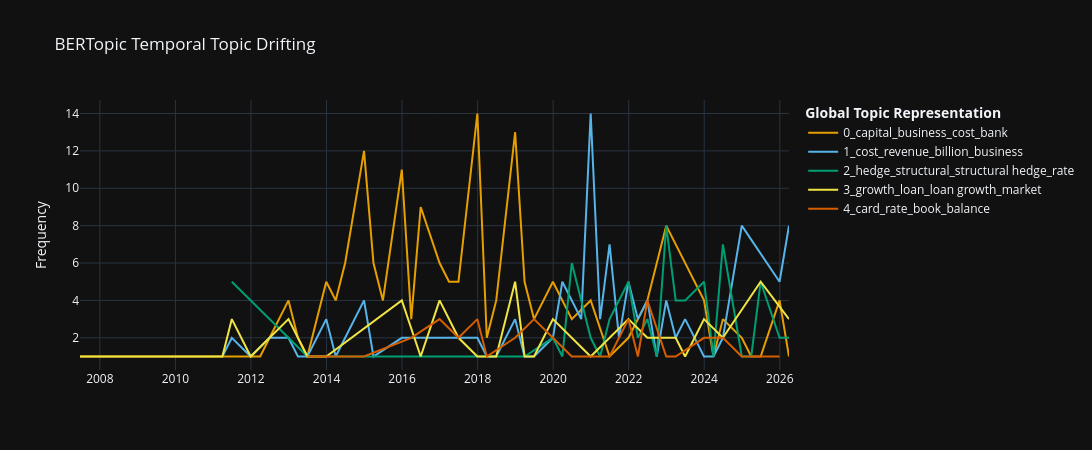

Notebook source saved alongside this figure:
### Markdown cell above
### Stage 2.4 — Temporal Topic Drifting Visualization

### Code cell
## @title 2.4 Temporal Topic Drifting Heatmap
section_header('Stage 2.4 — Temporal topic drift')
from topic_modeling import docs_from_corpus, get_or_rebuild_topic_model

if 'topic_model' not in dir() or topic_model is None:
    corpus_df = _df('corpus_analyst', corpus_df if 'corpus_df' in dir() else None)
    topic_model, _ = get_or_rebuild_topic_model(docs_from_corpus(corpus_df))

try:
    topic_df = _df('topic_delta', None)
except FileNotFoundError:
    topic_df = pd.DataFrame()

if topic_df is not None and not getattr(topic_df, 'empty', True):
    try:
        fig_temporal = topic_model.visualize_topics_over_time(topic_df)
        fig_temporal.update_layout(title='BERTopic Temporal Topic Drifting', template='plotly_dark')
        display(fig_temporal)
    except Exception as e:
        print(f'Plotly topics-over-time skipped: {e}')

    ts_col = 'Timestamp' if 'Timestamp' in topic_df.columns else topic_df.columns[0]
    topic_df = topic_df.copy()
    topic_df['Quarter'] = pd.to_datetime(topic_df[ts_col], errors='coerce').dt.to_period('Q').astype(str)
    heatmap_data = topic_df.pivot_table(
        index='Topic', columns='Quarter', values='Frequency', aggfunc='sum',
    ).fillna(0)
    fig, ax = plt.subplots(figsize=(14, 8))
    sns.heatmap(
        heatmap_data,
        cmap=sns.dark_palette(LBLUE, as_cmap=True),
        linewidths=0.5,
        linecolor=BORDER,
        ax=ax,
    )
    ax.set_ylabel('')
    ax.set_xlabel('')
    _show_plt(fig, title='Topic Frequency Across Timestamps', save_as='topic_delta_heatmap.png')
else:
    print('No topic_delta table yet — run Stage 2.2 first.')

### Figure 1 — Plotly figure (JSON) as saved in the notebook; plotly's stock layout.template omitted (floating-point values rounded to 4 significant figures)
{"data": [{"hoverinfo": "text", "hovertext": ["<b>Topic 0</b><br>Words: insurance, mortgage, vincent, stephen green, power", "<b>Topic 0</b><br>Words: holding plc, hsbc holding, plc, holding, dividend", "<b>Topic 0</b><br>Words: seen, banking, relating asset, scarff, region seen", "<b>Topic 0</b><br>Words: trade finance, finance, trade, relates trade, ii", "<b>Topic 0</b><br>Words: mitigation, chris, wonder come, marcus, tweaking", "<b>Topic 0</b><br>Words: capital, work, lot work, tier, chris", "<b>Topic 0</b><br>Words: cost, capital, tom, group, business", "<b>Topic 0</b><br>Words: capital, business, return, strategy, antony", "<b>Topic 0</b><br>Words: deduction, fund, pension fund, pension, capital", "<b>Topic 0</b><br>Words: capital, point, know, rwas, actually", "<b>Topic 0</b><br>Words: business, tushar, promotional, offer, chris", "<b>Topic 0</b><br>Words: capital, good, leverage, know, cost", "<b>Topic 0</b><br>Words: capital, business, deficit, tushar, look", "<b>Topic 0</b><br>Words: capital, billion, cost, term, point", "<b>Topic 0</b><br>Words: registered, regulation, thhe, regulated, authority", "<b>Topic 0</b><br>Words: bank, capital, business, billion, cost", "<b>Topic 0</b><br>Words: capital, equity, currency, leverage exposure, leverage", "<b>Topic 0</b><br>Words: capital, point, basis, iain, term", "<b>Topic 0</b><br>Words: capital, business, term, portfolio, point", "<b>Topic 0</b><br>Words: cost, capital, pension, ratio, tushar", "<b>Topic 0</b><br>Words: jaw, positive jaw, positive, cost, investment", "<b>Topic 0</b><br>Words: bank, capital, business, look, investment", "<b>Topic 0</b><br>Words: capital, cost, investment, share, revenue", "<b>Topic 0</b><br>Words: capital, business, model, billion dollar, dollar", "<b>Topic 0</b><br>Words: capital, growth, cost, ewen, point", "<b>Topic 0</b><br>Words: ewen, mark, business, cost, return", "<b>Topic 0</b><br>Words: capital, action, return, dividend, europe", "<b>Topic 0</b><br>Words: mda, capital, target, capital target, headroom", "<b>Topic 0</b><br>Words: buffer, agree, mda, capital, point", "<b>Topic 0</b><br>Words: say, capital, make sure, loss, sure", "<b>Topic 0</b><br>Words: announcing, buyback, headwind, wanted, clearly", "<b>Topic 0</b><br>Words: inflationary, lever, bocom, capital, helpful", "<b>Topic 0</b><br>Words: fx, payment, cost, growth, business", "<b>Topic 0</b><br>Words: capital, leveraged finance, leveraged, second, look", "<b>Topic 0</b><br>Words: capital, business, point, growth, expect", "<b>Topic 0</b><br>Words: client, capital, term, market, product", "<b>Topic 0</b><br>Words: german, merchant, merchant acquiring, acquiring, kind", "<b>Topic 0</b><br>Words: pillar, capital, budget, modest, investment", "<b>Topic 0</b><br>Words: statement, group, capital, including, change", "<b>Topic 0</b><br>Words: capital, trading, distribution, position, investment bank", "<b>Topic 0</b><br>Words: industry, additional, capital, talk, disparity", "<b>Topic 0</b><br>Words: capital, range, billion, distribution, plan", "<b>Topic 0</b><br>Words: investment, said, clearly, remember, term"], "marker": {"color": "#E69F00"}, "mode": "lines", "name": "0_capital_business_cost_bank", "type": "scatter", "x": ["2007-06-23 01:26:24", "2010-12-29 10:06:18.947368", "2011-06-30 01:15:47.368421", "2011-12-29 16:25:15.789473", "2012-03-30 00:00:00", "2012-06-29 07:34:44.210526", "2012-12-28 22:44:12.631578", "2013-03-30 06:18:56.842105", "2013-06-29 13:53:41.052631", "2013-12-29 05:03:09.473684", "2014-03-30 12:37:53.684210", "2014-06-29 20:12:37.894736", "2014-12-29 11:22:06.315789", "2015-03-30 18:56:50.526315", "2015-06-30 02:31:34.736842", "2015-12-29 17:41:03.157894", "2016-03-30 01:15:47.368421", "2016-06-29 08:50:31.578947", "2016-12-29 00:00:00", "2017-03-30 07:34:44.210526", "2017-06-29 15:09:28.421052", "2017-12-29 06:18:56.842105", "2018-03-30 13:53:41.052631", "2018-06-29 21:28:25.263157", "2018-12-29 12:37:53.684210", "2019-03-30 20:12:37.894736", "2019-06-30 03:47:22.105263", "2019-12-29 18:56:50.526315", "2020-06-29 10:06:18.947368", "2020-12-29 01:15:47.368421", "2021-06-29 16:25:15.789473", "2021-12-29 07:34:44.210526", "2022-03-30 15:09:28.421052", "2022-06-29 22:44:12.631578", "2022-12-29 13:53:41.052631", "2023-12-29 20:12:37.894736", "2024-03-30 03:47:22.105263", "2024-06-29 11:22:06.315789", "2024-12-29 02:31:34.736842", "2025-03-30 10:06:18.947368", "2025-06-29 17:41:03.157894", "2025-12-29 08:50:31.578947", "2026-03-30 16:25:15.789473"], "y": [1, 1, 1, 1, 1, 2, 4, 2, 1, 5, 4, 6, 12, 6, 4, 11, 3, 9, 6, 5, 5, 14, 2, 4, 13, 5, 3, 5, 3, 4, 1, 2, 3, 4, 8, 4, 1, 3, 2, 1, 1, 4, 1]}, {"hoverinfo": "text", "hovertext": ["<b>Topic 1</b><br>Words: far, marked market, market billion, far term, targeted cost", "<b>Topic 1</b><br>Words: billion, insurance, negative, line, billion offset", "<b>Topic 1</b><br>Words: financial, performance, future performance, contains, presentation", "<b>Topic 1</b><br>Words: cost, buffer, billion, liquid asset, comp ratio", "<b>Topic 1</b><br>Words: cost, obviously, revenue, performance, business", "<b>Topic 1</b><br>Words: ficc revenue, revenue, trend, number, ficc", "<b>Topic 1</b><br>Words: commentary, volume, trying, lot, work general", "<b>Topic 1</b><br>Words: commodity, business, revenue, cost, category", "<b>Topic 1</b><br>Words: jp, revenue, step, dtas, fairly consistent", "<b>Topic 1</b><br>Words: revenue, cost, really, fx, return risk", "<b>Topic 1</b><br>Words: cost, billion, dividend, revenue, number", "<b>Topic 1</b><br>Words: profitability group, instead, dividend, progressive, capital", "<b>Topic 1</b><br>Words: revenue, cost, perimeter, billion, value", "<b>Topic 1</b><br>Words: cost, cib, income, revenue, conscious", "<b>Topic 1</b><br>Words: cost, number, combination, ratio, like", "<b>Topic 1</b><br>Words: cost, income, asset, discrete, number", "<b>Topic 1</b><br>Words: revenue asset, cost, revenue, asset, billion", "<b>Topic 1</b><br>Words: cost, jaw, quantification, particularly, amend appropriate", "<b>Topic 1</b><br>Words: corporate lending, decline, lending, corporate, lending expect", "<b>Topic 1</b><br>Words: cib, fourth, obviously quite, adjust, return", "<b>Topic 1</b><br>Words: number, cib, tax, look like, allocation cib", "<b>Topic 1</b><br>Words: investment, regulatory, consider, programme, spend", "<b>Topic 1</b><br>Words: sense, particular interested, deutsche, cautioned, strong cib", "<b>Topic 1</b><br>Words: cost, revenue, transaction bank, transaction, dimension", "<b>Topic 1</b><br>Words: cost, revenue, second, billion, million", "<b>Topic 1</b><br>Words: cost, tax, versus, tax rate, help", "<b>Topic 1</b><br>Words: thanks taking, big, mean, taking, cost", "<b>Topic 1</b><br>Words: cost, revenue, cib, comp, income", "<b>Topic 1</b><br>Words: cost, coverage, revenue, cc, forward", "<b>Topic 1</b><br>Words: cost, revenue, look, insurance, outlook", "<b>Topic 1</b><br>Words: cost, target thank, couple cost, try manage, thank couple", "<b>Topic 1</b><br>Words: revenue, cost, cib, look, thinking", "<b>Topic 1</b><br>Words: cost, business, income, momentum, billion", "<b>Topic 1</b><br>Words: cost, target, number, said, cost target", "<b>Topic 1</b><br>Words: development, cost, wealth management, wealth, talk", "<b>Topic 1</b><br>Words: cost, billion, income, revenue, number", "<b>Topic 1</b><br>Words: cost, revenue, term, billion, basis", "<b>Topic 1</b><br>Words: cost, restructuring, room, maybe, billion", "<b>Topic 1</b><br>Words: wonder, wonder talk, talk, demand, asset mix", "<b>Topic 1</b><br>Words: mentioned structural, roundtable, taking good, morning cost, structural cost", "<b>Topic 1</b><br>Words: income, net, cost, net income, good", "<b>Topic 1</b><br>Words: cost, billion, thank, revenue, thinking", "<b>Topic 1</b><br>Words: cost, growth, little, talk, good", "<b>Topic 1</b><br>Words: cost, growth, second, revenue, investment"], "marker": {"color": "#56B4E9"}, "mode": "lines", "name": "1_cost_revenue_billion_business", "type": "scatter", "x": ["2011-03-30 17:41:03.157894", "2011-06-30 01:15:47.368421", "2011-12-29 16:25:15.789473", "2012-06-29 07:34:44.210526", "2012-12-28 22:44:12.631578", "2013-03-30 06:18:56.842105", "2013-06-29 13:53:41.052631", "2013-12-29 05:03:09.473684", "2014-03-30 12:37:53.684210", "2014-06-29 20:12:37.894736", "2014-12-29 11:22:06.315789", "2015-03-30 18:56:50.526315", "2015-12-29 17:41:03.157894", "2016-03-30 01:15:47.368421", "2016-06-29 08:50:31.578947", "2016-12-29 00:00:00", "2017-06-29 15:09:28.421052", "2017-12-29 06:18:56.842105", "2018-03-30 13:53:41.052631", "2018-06-29 21:28:25.263157", "2018-12-29 12:37:53.684210", "2019-03-30 20:12:37.894736", "2019-06-30 03:47:22.105263", "2019-12-29 18:56:50.526315", "2020-03-30 02:31:34.736842", "2020-06-29 10:06:18.947368", "2020-09-28 17:41:03.157894", "2020-12-29 01:15:47.368421", "2021-03-30 08:50:31.578947", "2021-06-29 16:25:15.789473", "2021-09-29 00:00:00", "2021-12-29 07:34:44.210526", "2022-03-30 15:09:28.421052", "2022-06-29 22:44:12.631578", "2022-09-29 06:18:56.842105", "2022-12-29 13:53:41.052631", "2023-03-30 21:28:25.263157", "2023-06-30 05:03:09.473684", "2023-12-29 20:12:37.894736", "2024-03-30 03:47:22.105263", "2024-06-29 11:22:06.315789", "2024-12-29 02:31:34.736842", "2025-12-29 08:50:31.578947", "2026-03-30 16:25:15.789473"], "y": [1, 2, 1, 2, 2, 1, 1, 3, 1, 2, 4, 1, 2, 2, 2, 2, 2, 2, 1, 1, 3, 1, 1, 2, 5, 4, 3, 14, 3, 7, 2, 5, 3, 4, 1, 4, 2, 3, 1, 1, 2, 8, 5, 8]}, {"hoverinfo": "text", "hovertext": ["<b>Topic 2</b><br>Words: hedge, sale, hedging, activity, gain", "<b>Topic 2</b><br>Words: margin, margin stabilized, sort trend, stabilized, trying feel", "<b>Topic 2</b><br>Words: margin, hit, nim, sound, trade", "<b>Topic 2</b><br>Words: transfer pricing, bps, flowing, transfer, head office", "<b>Topic 2</b><br>Words: cc, underlying, business, cc business, change business", "<b>Topic 2</b><br>Words: hedge, structural hedge, structural, sale, got", "<b>Topic 2</b><br>Words: hedge, fx rate, fx, structural hedge, structural", "<b>Topic 2</b><br>Words: nim, basis point, basis, point, bps", "<b>Topic 2</b><br>Words: spend, card, balance revenue, look normal, regionally", "<b>Topic 2</b><br>Words: hedge, nim, structural hedge, structural, obviously", "<b>Topic 2</b><br>Words: hedge, margin, wondering, nim, structural", "<b>Topic 2</b><br>Words: basis point, come wondering, simple math, nim end, importance", "<b>Topic 2</b><br>Words: hedge, sensitivity, zero, structural hedge, structural", "<b>Topic 2</b><br>Words: nim, hedge, rate, wondering, maybe", "<b>Topic 2</b><br>Words: hedge, buk, structural hedge, structural, impact", "<b>Topic 2</b><br>Words: hedge, migration, rate, structural hedging, structural", "<b>Topic 2</b><br>Words: nii, static, decrease, bringing, board", "<b>Topic 2</b><br>Words: hedge, deposit, nim, migration, structural hedge", "<b>Topic 2</b><br>Words: hedge, nim, deposit, structural hedge, structural", "<b>Topic 2</b><br>Words: hedge, margin, billion, rate, obviously", "<b>Topic 2</b><br>Words: hedge, deposit, nim, structural hedge, structural", "<b>Topic 2</b><br>Words: hi morning, morning thanks, thanks taking, structural hedge, structural", "<b>Topic 2</b><br>Words: hedge, structural, rate, structural hedge, nii", "<b>Topic 2</b><br>Words: banking nii, growth, nii, banking, billion", "<b>Topic 2</b><br>Words: exit, barclays, rate, billion feel, wondering expand", "<b>Topic 2</b><br>Words: nii, banking nii, hedge, hibor, banking", "<b>Topic 2</b><br>Words: hedge, deposit, curve, rate, taking", "<b>Topic 2</b><br>Words: hedge, nii, deposit, structural hedge, structural"], "marker": {"color": "#009E73"}, "mode": "lines", "name": "2_hedge_structural_structural hedge_rate", "type": "scatter", "x": ["2011-06-30 01:15:47.368421", "2013-06-29 13:53:41.052631", "2015-12-29 17:41:03.157894", "2016-12-29 00:00:00", "2017-12-29 06:18:56.842105", "2018-03-30 13:53:41.052631", "2019-03-30 20:12:37.894736", "2019-12-29 18:56:50.526315", "2020-03-30 02:31:34.736842", "2020-06-29 10:06:18.947368", "2020-12-29 01:15:47.368421", "2021-03-30 08:50:31.578947", "2021-06-29 16:25:15.789473", "2021-12-29 07:34:44.210526", "2022-03-30 15:09:28.421052", "2022-06-29 22:44:12.631578", "2022-09-29 06:18:56.842105", "2022-12-29 13:53:41.052631", "2023-03-30 21:28:25.263157", "2023-06-30 05:03:09.473684", "2023-12-29 20:12:37.894736", "2024-03-30 03:47:22.105263", "2024-06-29 11:22:06.315789", "2024-12-29 02:31:34.736842", "2025-03-30 10:06:18.947368", "2025-06-29 17:41:03.157894", "2025-12-29 08:50:31.578947", "2026-03-30 16:25:15.789473"], "y": [5, 1, 1, 1, 1, 1, 1, 2, 1, 6, 2, 1, 3, 5, 2, 3, 1, 8, 4, 4, 5, 1, 7, 1, 1, 5, 2, 2]}, {"hoverinfo": "text", "hovertext": ["<b>Topic 3</b><br>Words: asia, automation, market, mike, especially", "<b>Topic 3</b><br>Words: growth, europe, dealer, customer base, seen", "<b>Topic 3</b><br>Words: reflection, bank, asia, european bank, growth", "<b>Topic 3</b><br>Words: cost broadly, broadly flat, strip, taking couple, morning thanks", "<b>Topic 3</b><br>Words: rest, stuart, client, dividend growth, client base", "<b>Topic 3</b><br>Words: margin, latam, number, growth, revenue", "<b>Topic 3</b><br>Words: asia, tapering, stuart looking, number feel, follows", "<b>Topic 3</b><br>Words: rate business, color, tough, half, operation", "<b>Topic 3</b><br>Words: loan, growth, revenue, loan growth, wealth", "<b>Topic 3</b><br>Words: asia maybe, unionpay, business asia, lender, insurance product", "<b>Topic 3</b><br>Words: growth, fourth, loan, coming, rate", "<b>Topic 3</b><br>Words: growth, loan, loan growth, gbm, looked", "<b>Topic 3</b><br>Words: growth, seen, banking, loan growth, loan", "<b>Topic 3</b><br>Words: channel, growth, market, loan growth, loan", "<b>Topic 3</b><br>Words: growth, market, loan, quite, ewen", "<b>Topic 3</b><br>Words: half, wondering, number, second, obviously", "<b>Topic 3</b><br>Words: business performance, lending business, provisioning, morning good, good afternoon", "<b>Topic 3</b><br>Words: cycle, tied, contraction, credit cycle, gdp", "<b>Topic 3</b><br>Words: demand, loan, loan demand, mortgage, mortgage pipeline", "<b>Topic 3</b><br>Words: like, thing, concerned, time, cycle", "<b>Topic 3</b><br>Words: borrower, fx, mortgage, prime, rate", "<b>Topic 3</b><br>Words: loan, growth, wondered, loan growth, quite", "<b>Topic 3</b><br>Words: mortgage, migration, look, deposit migration, especially", "<b>Topic 3</b><br>Words: paid, growth, loan growth, loan, term medium", "<b>Topic 3</b><br>Words: thinking, rate, growth, probably, look", "<b>Topic 3</b><br>Words: wealth, cre, growth, average asset, income", "<b>Topic 3</b><br>Words: growth, loan, deposit, cre, loan growth", "<b>Topic 3</b><br>Words: growth, loan, loan growth, industry, digit"], "marker": {"color": "#F0E442"}, "mode": "lines", "name": "3_growth_loan_loan growth_market", "type": "scatter", "x": ["2007-06-23 01:26:24", "2011-03-30 17:41:03.157894", "2011-06-30 01:15:47.368421", "2011-12-29 16:25:15.789473", "2012-06-29 07:34:44.210526", "2012-12-28 22:44:12.631578", "2013-06-29 13:53:41.052631", "2013-12-29 05:03:09.473684", "2015-12-29 17:41:03.157894", "2016-06-29 08:50:31.578947", "2016-12-29 00:00:00", "2017-06-29 15:09:28.421052", "2017-12-29 06:18:56.842105", "2018-06-29 21:28:25.263157", "2018-12-29 12:37:53.684210", "2019-03-30 20:12:37.894736", "2019-06-30 03:47:22.105263", "2019-12-29 18:56:50.526315", "2020-12-29 01:15:47.368421", "2021-12-29 07:34:44.210526", "2022-06-29 22:44:12.631578", "2022-12-29 13:53:41.052631", "2023-03-30 21:28:25.263157", "2023-06-30 05:03:09.473684", "2023-12-29 20:12:37.894736", "2024-06-29 11:22:06.315789", "2025-06-29 17:41:03.157894", "2026-03-30 16:25:15.789473"], "y": [1, 1, 3, 1, 2, 3, 1, 1, 4, 1, 4, 2, 1, 1, 5, 1, 1, 3, 1, 3, 2, 2, 2, 1, 3, 2, 5, 3]}, {"hoverinfo": "text", "hovertext": ["<b>Topic 4</b><br>Words: sheet management, sensitivity, management, balance, balance sheet", "<b>Topic 4</b><br>Words: barclaycard, margin, stable, quite, growth", "<b>Topic 4</b><br>Words: book, mortgage, mortgage book, svr, slide", "<b>Topic 4</b><br>Words: rate, balance transfer, transfer, basis, basis point", "<b>Topic 4</b><br>Words: scenario, parallel shift, parallel, shift, bps", "<b>Topic 4</b><br>Words: portfolio, card, book, gone, wondering", "<b>Topic 4</b><br>Words: card, growth business, business, growth, card business", "<b>Topic 4</b><br>Words: card, apple, partnership, jetblue, target", "<b>Topic 4</b><br>Words: rate, card, book, sense, yield curve", "<b>Topic 4</b><br>Words: lending, book, benefit, holiday, guarantee", "<b>Topic 4</b><br>Words: negative, prepared, rate, outside, offset", "<b>Topic 4</b><br>Words: card, forward, progression forward, term, wondering", "<b>Topic 4</b><br>Words: time, book little, level wondering, define, half got", "<b>Topic 4</b><br>Words: like, management, thing, card, rate base", "<b>Topic 4</b><br>Words: mortgage, rate sensitivity, sensitivity, card, rate", "<b>Topic 4</b><br>Words: card, balance, card balance, book, rate", "<b>Topic 4</b><br>Words: card, rate, book, growth, seeing", "<b>Topic 4</b><br>Words: stage migration, portfolio, book, quality, migration", "<b>Topic 4</b><br>Words: rate sensitivity, rate, sensitivity, firstly rate, secondly discus", "<b>Topic 4</b><br>Words: card, scale, balance, partner, inclined", "<b>Topic 4</b><br>Words: thing, rate, margin, sensitivity, program", "<b>Topic 4</b><br>Words: kind, card, stable, line, efect", "<b>Topic 4</b><br>Words: macro, assumption future, chair, macro assumption, future risk"], "marker": {"color": "#D55E00"}, "mode": "lines", "name": "4_card_rate_book_balance", "type": "scatter", "x": ["2013-06-29 13:53:41.052631", "2014-12-29 11:22:06.315789", "2016-03-30 01:15:47.368421", "2016-12-29 00:00:00", "2017-06-29 15:09:28.421052", "2017-12-29 06:18:56.842105", "2018-03-30 13:53:41.052631", "2018-12-29 12:37:53.684210", "2019-06-30 03:47:22.105263", "2019-12-29 18:56:50.526315", "2020-06-29 10:06:18.947368", "2020-12-29 01:15:47.368421", "2021-03-30 08:50:31.578947", "2021-06-29 16:25:15.789473", "2021-12-29 07:34:44.210526", "2022-03-30 15:09:28.421052", "2022-06-29 22:44:12.631578", "2022-12-29 13:53:41.052631", "2023-03-30 21:28:25.263157", "2023-12-29 20:12:37.894736", "2024-06-29 11:22:06.315789", "2024-12-29 02:31:34.736842", "2025-12-29 08:50:31.578947"], "y": [1, 1, 2, 3, 2, 3, 1, 2, 3, 2, 1, 1, 1, 1, 3, 1, 4, 1, 1, 2, 2, 1, 1]}], "layout": {"height": 450, "hoverlabel": {"bgcolor": "white", "font": {"family": "Rockwell", "size": 16}}, "legend": {"title": {"text": "<b>Global Topic Representation"}}, "title": {"text": "BERTopic Temporal Topic Drifting"}, "width": 1250, "xaxis": {"showgrid": true}, "yaxis": {"showgrid": true, "title": {"text": "Frequency"}}}}
